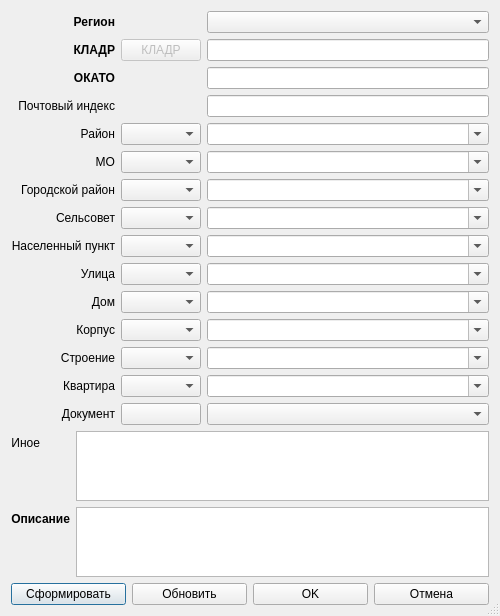
<?xml version="1.0" encoding="UTF-8"?>
<ui version="4.0">
 <class>Address</class>
 <widget class="QDialog" name="Address">
  <property name="geometry">
   <rect>
    <x>0</x>
    <y>0</y>
    <width>500</width>
    <height>590</height>
   </rect>
  </property>
  <property name="windowTitle">
   <string>Адрес или местоположение</string>
  </property>
  <property name="windowIcon">
   <iconset resource="../resources.qrc">
    <normaloff>:/plugins/openland/icons/home.png</normaloff>:/plugins/openland/icons/home.png</iconset>
  </property>
  <property name="sizeGripEnabled">
   <bool>true</bool>
  </property>
  <layout class="QVBoxLayout" name="verticalLayout">
   <item>
    <layout class="QGridLayout" name="gridLayout_2">
     <item row="14" column="0">
      <widget class="QLabel" name="label_17">
       <property name="whatsThis">
        <string>&lt;html&gt;&lt;head/&gt;&lt;body&gt;&lt;p&gt;&lt;br/&gt;&lt;/p&gt;&lt;/body&gt;&lt;/html&gt;</string>
       </property>
       <property name="text">
        <string>&lt;html&gt;&lt;head/&gt;&lt;body&gt;&lt;p align=&quot;right&quot;&gt;Документ&lt;/p&gt;&lt;/body&gt;&lt;/html&gt;</string>
       </property>
      </widget>
     </item>
     <item row="0" column="0">
      <widget class="QLabel" name="label_4">
       <property name="font">
        <font>
         <weight>75</weight>
         <bold>true</bold>
        </font>
       </property>
       <property name="text">
        <string>&lt;html&gt;&lt;head/&gt;&lt;body&gt;&lt;p align=&quot;right&quot;&gt;Регион&lt;/p&gt;&lt;/body&gt;&lt;/html&gt;</string>
       </property>
      </widget>
     </item>
     <item row="6" column="2">
      <widget class="QComboBox" name="comboBoxGorodRayon">
       <property name="editable">
        <bool>true</bool>
       </property>
      </widget>
     </item>
     <item row="5" column="0">
      <widget class="QLabel" name="label_6">
       <property name="text">
        <string>&lt;html&gt;&lt;head/&gt;&lt;body&gt;&lt;p align=&quot;right&quot;&gt;МО&lt;/p&gt;&lt;/body&gt;&lt;/html&gt;</string>
       </property>
      </widget>
     </item>
     <item row="6" column="0">
      <widget class="QLabel" name="label_7">
       <property name="text">
        <string>&lt;html&gt;&lt;head/&gt;&lt;body&gt;&lt;p align=&quot;right&quot;&gt;Городской район&lt;/p&gt;&lt;/body&gt;&lt;/html&gt;</string>
       </property>
      </widget>
     </item>
     <item row="2" column="0">
      <widget class="QLabel" name="label">
       <property name="font">
        <font>
         <weight>75</weight>
         <bold>true</bold>
        </font>
       </property>
       <property name="text">
        <string>&lt;html&gt;&lt;head/&gt;&lt;body&gt;&lt;p align=&quot;right&quot;&gt;ОКАТО&lt;/p&gt;&lt;/body&gt;&lt;/html&gt;</string>
       </property>
      </widget>
     </item>
     <item row="1" column="0">
      <widget class="QLabel" name="label_2">
       <property name="font">
        <font>
         <weight>75</weight>
         <bold>true</bold>
        </font>
       </property>
       <property name="text">
        <string>&lt;html&gt;&lt;head/&gt;&lt;body&gt;&lt;p align=&quot;right&quot;&gt;КЛАДР&lt;/p&gt;&lt;/body&gt;&lt;/html&gt;</string>
       </property>
      </widget>
     </item>
     <item row="4" column="0">
      <widget class="QLabel" name="label_5">
       <property name="text">
        <string>&lt;html&gt;&lt;head/&gt;&lt;body&gt;&lt;p align=&quot;right&quot;&gt;Район&lt;/p&gt;&lt;/body&gt;&lt;/html&gt;</string>
       </property>
      </widget>
     </item>
     <item row="4" column="2">
      <widget class="QComboBox" name="comboBoxRayon">
       <property name="editable">
        <bool>true</bool>
       </property>
      </widget>
     </item>
     <item row="0" column="2">
      <widget class="QComboBox" name="comboBoxRegion"/>
     </item>
     <item row="4" column="1">
      <widget class="QComboBox" name="comboBoxTRayon">
       <property name="maximumSize">
        <size>
         <width>150</width>
         <height>16777215</height>
        </size>
       </property>
      </widget>
     </item>
     <item row="5" column="2">
      <widget class="QComboBox" name="comboBoxMo">
       <property name="editable">
        <bool>true</bool>
       </property>
      </widget>
     </item>
     <item row="6" column="1">
      <widget class="QComboBox" name="comboBoxTGorodRayon">
       <property name="maximumSize">
        <size>
         <width>150</width>
         <height>16777215</height>
        </size>
       </property>
      </widget>
     </item>
     <item row="5" column="1">
      <widget class="QComboBox" name="comboBoxTMo">
       <property name="maximumSize">
        <size>
         <width>150</width>
         <height>16777215</height>
        </size>
       </property>
      </widget>
     </item>
     <item row="11" column="1">
      <widget class="QComboBox" name="comboBoxTKorpus">
       <property name="maximumSize">
        <size>
         <width>150</width>
         <height>16777215</height>
        </size>
       </property>
      </widget>
     </item>
     <item row="12" column="1">
      <widget class="QComboBox" name="comboBoxTStroenie">
       <property name="maximumSize">
        <size>
         <width>150</width>
         <height>16777215</height>
        </size>
       </property>
      </widget>
     </item>
     <item row="1" column="2">
      <widget class="QLineEdit" name="lineEditKLADR">
       <property name="inputMethodHints">
        <set>Qt::ImhDigitsOnly</set>
       </property>
       <property name="readOnly">
        <bool>true</bool>
       </property>
      </widget>
     </item>
     <item row="7" column="2">
      <widget class="QComboBox" name="comboBoxSelsovet">
       <property name="editable">
        <bool>true</bool>
       </property>
      </widget>
     </item>
     <item row="9" column="1">
      <widget class="QComboBox" name="comboBoxTUlica">
       <property name="maximumSize">
        <size>
         <width>150</width>
         <height>16777215</height>
        </size>
       </property>
      </widget>
     </item>
     <item row="2" column="2">
      <widget class="QLineEdit" name="lineEditOKATO">
       <property name="inputMethodHints">
        <set>Qt::ImhDigitsOnly</set>
       </property>
       <property name="inputMask">
        <string notr="true"/>
       </property>
       <property name="text">
        <string notr="true"/>
       </property>
       <property name="echoMode">
        <enum>QLineEdit::Normal</enum>
       </property>
       <property name="readOnly">
        <bool>true</bool>
       </property>
       <property name="placeholderText">
        <string notr="true"/>
       </property>
      </widget>
     </item>
     <item row="3" column="0">
      <widget class="QLabel" name="label_3">
       <property name="text">
        <string>&lt;html&gt;&lt;head/&gt;&lt;body&gt;&lt;p align=&quot;right&quot;&gt;Почтовый индекс&lt;/p&gt;&lt;/body&gt;&lt;/html&gt;</string>
       </property>
      </widget>
     </item>
     <item row="7" column="1">
      <widget class="QComboBox" name="comboBoxTSelsovet">
       <property name="maximumSize">
        <size>
         <width>150</width>
         <height>16777215</height>
        </size>
       </property>
      </widget>
     </item>
     <item row="8" column="1">
      <widget class="QComboBox" name="comboBoxTNaselenPunkt">
       <property name="maximumSize">
        <size>
         <width>150</width>
         <height>16777215</height>
        </size>
       </property>
      </widget>
     </item>
     <item row="7" column="0">
      <widget class="QLabel" name="label_8">
       <property name="text">
        <string>&lt;html&gt;&lt;head/&gt;&lt;body&gt;&lt;p align=&quot;right&quot;&gt;Сельсовет&lt;/p&gt;&lt;/body&gt;&lt;/html&gt;</string>
       </property>
      </widget>
     </item>
     <item row="10" column="0">
      <widget class="QLabel" name="label_11">
       <property name="text">
        <string>&lt;html&gt;&lt;head/&gt;&lt;body&gt;&lt;p align=&quot;right&quot;&gt;Дом&lt;/p&gt;&lt;/body&gt;&lt;/html&gt;</string>
       </property>
      </widget>
     </item>
     <item row="1" column="1">
      <widget class="QPushButton" name="pushButtonKladr">
       <property name="enabled">
        <bool>false</bool>
       </property>
       <property name="text">
        <string>КЛАДР</string>
       </property>
       <property name="icon">
        <iconset resource="../resources.qrc">
         <normaloff>:/plugins/openland/icons/symbol_check.png</normaloff>:/plugins/openland/icons/symbol_check.png</iconset>
       </property>
       <property name="autoDefault">
        <bool>false</bool>
       </property>
      </widget>
     </item>
     <item row="8" column="0">
      <widget class="QLabel" name="label_9">
       <property name="text">
        <string>&lt;html&gt;&lt;head/&gt;&lt;body&gt;&lt;p align=&quot;right&quot;&gt;Населенный пункт&lt;/p&gt;&lt;/body&gt;&lt;/html&gt;</string>
       </property>
      </widget>
     </item>
     <item row="3" column="2">
      <widget class="QLineEdit" name="lineEditIndeks">
       <property name="inputMethodHints">
        <set>Qt::ImhDigitsOnly</set>
       </property>
       <property name="readOnly">
        <bool>true</bool>
       </property>
      </widget>
     </item>
     <item row="9" column="2">
      <widget class="QComboBox" name="comboBoxUlica">
       <property name="inputMethodHints">
        <set>Qt::ImhPreferUppercase</set>
       </property>
       <property name="editable">
        <bool>true</bool>
       </property>
      </widget>
     </item>
     <item row="11" column="0">
      <widget class="QLabel" name="label_12">
       <property name="text">
        <string>&lt;html&gt;&lt;head/&gt;&lt;body&gt;&lt;p align=&quot;right&quot;&gt;Корпус&lt;/p&gt;&lt;/body&gt;&lt;/html&gt;</string>
       </property>
      </widget>
     </item>
     <item row="8" column="2">
      <widget class="QComboBox" name="comboBoxNaselenPunkt">
       <property name="editable">
        <bool>true</bool>
       </property>
      </widget>
     </item>
     <item row="10" column="2">
      <widget class="QComboBox" name="comboBoxDom">
       <property name="editable">
        <bool>true</bool>
       </property>
      </widget>
     </item>
     <item row="10" column="1">
      <widget class="QComboBox" name="comboBoxTDom">
       <property name="maximumSize">
        <size>
         <width>150</width>
         <height>16777215</height>
        </size>
       </property>
      </widget>
     </item>
     <item row="9" column="0">
      <widget class="QLabel" name="label_10">
       <property name="text">
        <string>&lt;html&gt;&lt;head/&gt;&lt;body&gt;&lt;p align=&quot;right&quot;&gt;Улица&lt;/p&gt;&lt;/body&gt;&lt;/html&gt;</string>
       </property>
      </widget>
     </item>
     <item row="11" column="2">
      <widget class="QComboBox" name="comboBoxKorpus">
       <property name="editable">
        <bool>true</bool>
       </property>
      </widget>
     </item>
     <item row="12" column="0">
      <widget class="QLabel" name="label_13">
       <property name="text">
        <string>&lt;html&gt;&lt;head/&gt;&lt;body&gt;&lt;p align=&quot;right&quot;&gt;Строение&lt;/p&gt;&lt;/body&gt;&lt;/html&gt;</string>
       </property>
      </widget>
     </item>
     <item row="12" column="2">
      <widget class="QComboBox" name="comboBoxStroenie">
       <property name="editable">
        <bool>true</bool>
       </property>
      </widget>
     </item>
     <item row="13" column="0">
      <widget class="QLabel" name="label_14">
       <property name="text">
        <string>&lt;html&gt;&lt;head/&gt;&lt;body&gt;&lt;p align=&quot;right&quot;&gt;Квартира&lt;/p&gt;&lt;/body&gt;&lt;/html&gt;</string>
       </property>
      </widget>
     </item>
     <item row="13" column="1">
      <widget class="QComboBox" name="comboBoxTKvartira">
       <property name="maximumSize">
        <size>
         <width>150</width>
         <height>16777215</height>
        </size>
       </property>
      </widget>
     </item>
     <item row="13" column="2">
      <widget class="QComboBox" name="comboBoxKvartira">
       <property name="editable">
        <bool>true</bool>
       </property>
      </widget>
     </item>
     <item row="14" column="2">
      <widget class="QComboBox" name="comboBoxDocument">
       <property name="whatsThis">
        <string>&lt;html&gt;&lt;head/&gt;&lt;body&gt;&lt;p&gt;Реквизиты акта органа государственной власти или органа местного самоуправления, уполномоченного присваивать адреса земельным участкам&lt;/p&gt;&lt;/body&gt;&lt;/html&gt;</string>
       </property>
      </widget>
     </item>
     <item row="14" column="1">
      <widget class="QPushButton" name="pushButtonDocument">
       <property name="enabled">
        <bool>true</bool>
       </property>
       <property name="whatsThis">
        <string>&lt;html&gt;&lt;head/&gt;&lt;body&gt;&lt;p&gt;Кнопка вызова диалога редактирования справочника документов&lt;/p&gt;&lt;/body&gt;&lt;/html&gt;</string>
       </property>
       <property name="text">
        <string/>
       </property>
       <property name="icon">
        <iconset resource="../resources.qrc">
         <normaloff>:/plugins/openland/icons/folders.png</normaloff>:/plugins/openland/icons/folders.png</iconset>
       </property>
      </widget>
     </item>
    </layout>
   </item>
   <item>
    <layout class="QFormLayout" name="formLayout">
     <property name="fieldGrowthPolicy">
      <enum>QFormLayout::AllNonFixedFieldsGrow</enum>
     </property>
     <item row="0" column="0">
      <widget class="QLabel" name="label_15">
       <property name="text">
        <string>&lt;html&gt;&lt;head/&gt;&lt;body&gt;&lt;p align=&quot;right&quot;&gt;Иное&lt;/p&gt;&lt;/body&gt;&lt;/html&gt;</string>
       </property>
      </widget>
     </item>
     <item row="0" column="1">
      <widget class="QTextEdit" name="textEditInoe"/>
     </item>
     <item row="1" column="0">
      <widget class="QLabel" name="label_16">
       <property name="font">
        <font>
         <weight>75</weight>
         <bold>true</bold>
        </font>
       </property>
       <property name="text">
        <string>&lt;html&gt;&lt;head/&gt;&lt;body&gt;&lt;p align=&quot;right&quot;&gt;Описание&lt;/p&gt;&lt;/body&gt;&lt;/html&gt;</string>
       </property>
      </widget>
     </item>
     <item row="1" column="1">
      <widget class="QTextEdit" name="textEditOpisanie"/>
     </item>
    </layout>
   </item>
   <item>
    <layout class="QHBoxLayout" name="horizontalLayout">
     <item>
      <widget class="QPushButton" name="pushButtonCreateDesc">
       <property name="text">
        <string>Сформировать</string>
       </property>
       <property name="icon">
        <iconset resource="../resources.qrc">
         <normaloff>:/plugins/openland/icons/format_indent_more.png</normaloff>:/plugins/openland/icons/format_indent_more.png</iconset>
       </property>
       <property name="default">
        <bool>true</bool>
       </property>
      </widget>
     </item>
     <item>
      <widget class="QPushButton" name="pushButtonRefresh">
       <property name="maximumSize">
        <size>
         <width>16777215</width>
         <height>16777215</height>
        </size>
       </property>
       <property name="text">
        <string>Обновить</string>
       </property>
       <property name="icon">
        <iconset resource="../resources.qrc">
         <normaloff>:/plugins/openland/icons/refresh.png</normaloff>:/plugins/openland/icons/refresh.png</iconset>
       </property>
       <property name="autoDefault">
        <bool>false</bool>
       </property>
      </widget>
     </item>
     <item>
      <widget class="QPushButton" name="pushButtonOk">
       <property name="maximumSize">
        <size>
         <width>16777215</width>
         <height>16777215</height>
        </size>
       </property>
       <property name="text">
        <string>OK</string>
       </property>
       <property name="icon">
        <iconset resource="../resources.qrc">
         <normaloff>:/plugins/openland/icons/save.png</normaloff>:/plugins/openland/icons/save.png</iconset>
       </property>
       <property name="autoDefault">
        <bool>false</bool>
       </property>
      </widget>
     </item>
     <item>
      <widget class="QPushButton" name="pushButtonClose">
       <property name="maximumSize">
        <size>
         <width>16777215</width>
         <height>16777215</height>
        </size>
       </property>
       <property name="text">
        <string>Отмена</string>
       </property>
       <property name="icon">
        <iconset resource="../resources.qrc">
         <normaloff>:/plugins/openland/icons/close.png</normaloff>:/plugins/openland/icons/close.png</iconset>
       </property>
       <property name="autoDefault">
        <bool>false</bool>
       </property>
      </widget>
     </item>
    </layout>
   </item>
  </layout>
 </widget>
 <tabstops>
  <tabstop>comboBoxRegion</tabstop>
  <tabstop>pushButtonKladr</tabstop>
  <tabstop>lineEditKLADR</tabstop>
  <tabstop>lineEditOKATO</tabstop>
  <tabstop>lineEditIndeks</tabstop>
  <tabstop>comboBoxTRayon</tabstop>
  <tabstop>comboBoxRayon</tabstop>
  <tabstop>comboBoxTMo</tabstop>
  <tabstop>comboBoxMo</tabstop>
  <tabstop>comboBoxTGorodRayon</tabstop>
  <tabstop>comboBoxGorodRayon</tabstop>
  <tabstop>comboBoxTSelsovet</tabstop>
  <tabstop>comboBoxSelsovet</tabstop>
  <tabstop>comboBoxTNaselenPunkt</tabstop>
  <tabstop>comboBoxNaselenPunkt</tabstop>
  <tabstop>comboBoxTUlica</tabstop>
  <tabstop>comboBoxUlica</tabstop>
  <tabstop>comboBoxTDom</tabstop>
  <tabstop>comboBoxDom</tabstop>
  <tabstop>comboBoxTKorpus</tabstop>
  <tabstop>comboBoxKorpus</tabstop>
  <tabstop>comboBoxTStroenie</tabstop>
  <tabstop>comboBoxStroenie</tabstop>
  <tabstop>comboBoxTKvartira</tabstop>
  <tabstop>comboBoxKvartira</tabstop>
  <tabstop>pushButtonDocument</tabstop>
  <tabstop>comboBoxDocument</tabstop>
  <tabstop>textEditInoe</tabstop>
  <tabstop>textEditOpisanie</tabstop>
  <tabstop>pushButtonCreateDesc</tabstop>
  <tabstop>pushButtonRefresh</tabstop>
  <tabstop>pushButtonOk</tabstop>
  <tabstop>pushButtonClose</tabstop>
 </tabstops>
 <resources>
  <include location="../resources.qrc"/>
 </resources>
 <connections/>
</ui>
